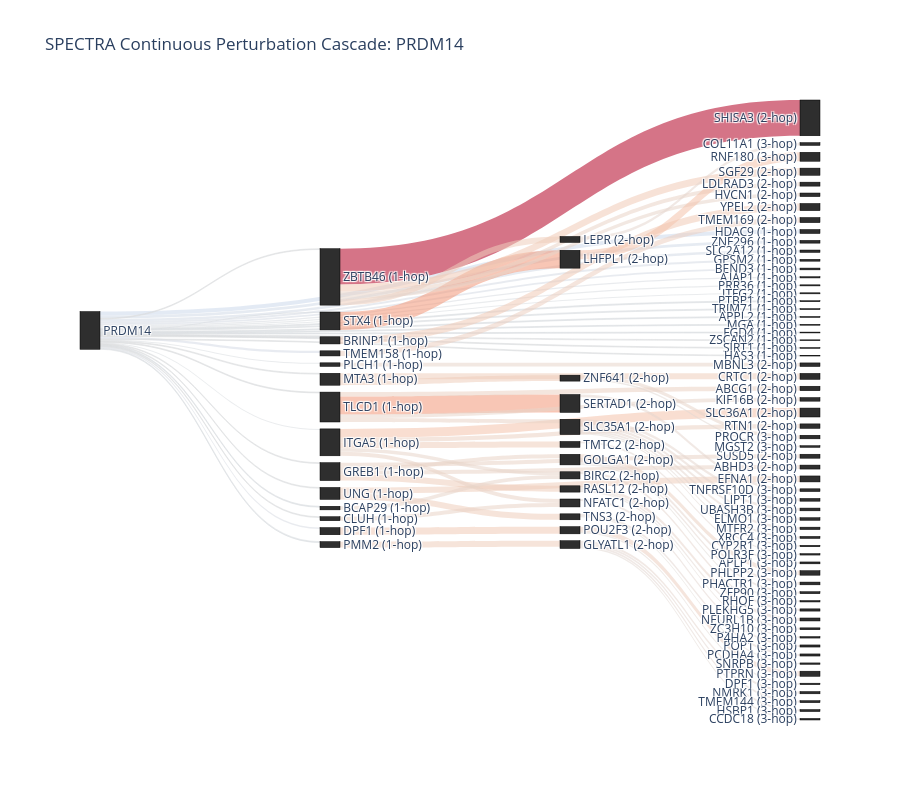

Write notebook code for a chart like this one.
### Code cell
import networkx as nx
import numpy as np
import matplotlib.pyplot as plt
import plotly.graph_objects as go

# --- Assume A_1, A_2, A_3 are available from your SPECTRA model ---
# A_layers = [A_1, A_2, A_3] 
# (Make sure they are in order of propagation)

labels = []
label_to_idx = {}
sources = []
targets = []
values = []
link_colors = []
link_customdata = []

all_signed_weights = []

def get_node_name(gene, hop):
    if hop == 0:
        return gene
    return f"{gene} ({hop}-hop)"

def get_node_idx(node_name):
    if node_name not in label_to_idx:
        label_to_idx[node_name] = len(labels)
        labels.append(node_name)
    return label_to_idx[node_name]

# Initialize the cascade with the perturbed target gene
current_sources = {target_gene}

# --- Step 1: Extract the continuous cascading edges ---
cascade_edges = [] # Store as (source_name, target_name, signed_weight, abs_weight)

for hop_idx, A in enumerate([A_1, A_2, A_3]):
    current_hop_num = hop_idx + 1
    
    A_dense = A.cpu().detach().numpy()
    A_dense[np.abs(A_dense) < minimum_signal] = 0.0
    
    G = nx.from_numpy_array(A_dense, create_using=nx.DiGraph)
    G = nx.relabel_nodes(G, idx_to_gene)
    G.remove_edges_from(nx.selfloop_edges(G))
    
    next_sources = set()
    layer_edges = []
    
    # Only look at edges flowing OUT of the genes we reached in the previous hop
    for source_gene in current_sources:
        if source_gene in G:
            for target_gene_dest in G.successors(source_gene):
                w = G[source_gene][target_gene_dest]['weight']
                layer_edges.append((source_gene, target_gene_dest, w, abs(w)))
                
    # Sort by strongest absolute signal and take top K
    layer_edges.sort(key=lambda x: x[3], reverse=True)
    top_layer_edges = layer_edges[:K_edges]
    
    # Format the names and add to our master cascade
    for src, tgt, w, abs_w in top_layer_edges:
        src_name = get_node_name(src, current_hop_num - 1)
        tgt_name = get_node_name(tgt, current_hop_num)
        
        cascade_edges.append((src_name, tgt_name, w, abs_w))
        next_sources.add(tgt) # These targets become the sources for the next hop!
        all_signed_weights.append(w)
        
    current_sources = next_sources

# --- Step 2: Global Color Bounds for Heterophily ---
max_abs_w = max([abs(w) for w in all_signed_weights]) if all_signed_weights else 1.0
vmin, vmax = -max_abs_w, max_abs_w

def get_rgba_color(weight, vmin, vmax, alpha=0.55):
    norm_w = (weight - vmin) / (vmax - vmin)
    rgba = plt.cm.coolwarm(norm_w)
    return f'rgba({int(rgba[0]*255)}, {int(rgba[1]*255)}, {int(rgba[2]*255)}, {alpha})'

# --- Step 3: Build Sankey Data ---
for src_name, tgt_name, w, abs_w in cascade_edges:
    sources.append(get_node_idx(src_name))
    targets.append(get_node_idx(tgt_name))
    values.append(abs_w)
    link_colors.append(get_rgba_color(w, vmin, vmax))
    link_customdata.append(w)

# --- Step 4: Render the Interactive Figure ---
fig = go.Figure(data=[go.Sankey(
    arrangement = "snap",
    node = dict(
        pad = 20,
        thickness = 20,
        line = dict(color = "black", width = 0.5),
        label = labels,
        color = "#2E2E2E"
    ),
    link = dict(
        source = sources,
        target = targets,
        value = values,
        color = link_colors,
        customdata = link_customdata,
        hovertemplate = '<b>%{source.label}</b> \u2192 <b>%{target.label}</b><br>Abs Signal Flow: %{value:.4f}<br>Learned Weight: %{customdata:.4f}<extra></extra>'
    )
)])

fig.update_layout(
    title_text=f"SPECTRA Continuous Perturbation Cascade: {target_gene}",
    font_size=12,
    height=800,
    plot_bgcolor='white'
)

fig.show()

### Figure 1 — Plotly figure (JSON) as saved in the notebook; plotly's stock layout.template omitted (floating-point values rounded to 4 significant figures)
{"data": [{"arrangement": "snap", "link": {"color": ["rgba(205, 217, 236, 0.55)", "rgba(210, 218, 231, 0.55)", "rgba(211, 219, 230, 0.55)", "rgba(213, 219, 229, 0.55)", "rgba(214, 219, 228, 0.55)", "rgba(214, 219, 228, 0.55)", "rgba(215, 219, 226, 0.55)", "rgba(216, 219, 225, 0.55)", "rgba(217, 220, 224, 0.55)", "rgba(217, 220, 224, 0.55)", "rgba(217, 220, 224, 0.55)", "rgba(217, 220, 224, 0.55)", "rgba(217, 220, 224, 0.55)", "rgba(217, 220, 224, 0.55)", "rgba(217, 220, 224, 0.55)", "rgba(217, 220, 224, 0.55)", "rgba(217, 220, 224, 0.55)", "rgba(217, 220, 224, 0.55)", "rgba(217, 220, 224, 0.55)", "rgba(217, 220, 224, 0.55)", "rgba(217, 220, 224, 0.55)", "rgba(218, 220, 223, 0.55)", "rgba(218, 220, 223, 0.55)", "rgba(218, 220, 223, 0.55)", "rgba(218, 220, 223, 0.55)", "rgba(218, 220, 223, 0.55)", "rgba(218, 220, 223, 0.55)", "rgba(218, 220, 223, 0.55)", "rgba(218, 220, 223, 0.55)", "rgba(218, 220, 223, 0.55)", "rgba(179, 3, 38, 0.55)", "rgba(243, 152, 121, 0.55)", "rgba(243, 152, 121, 0.55)", "rgba(244, 195, 171, 0.55)", "rgba(241, 202, 182, 0.55)", "rgba(241, 202, 182, 0.55)", "rgba(241, 202, 182, 0.55)", "rgba(239, 206, 188, 0.55)", "rgba(239, 206, 188, 0.55)", "rgba(239, 206, 188, 0.55)", "rgba(239, 206, 188, 0.55)", "rgba(239, 206, 188, 0.55)", "rgba(239, 206, 188, 0.55)", "rgba(239, 206, 188, 0.55)", "rgba(239, 206, 188, 0.55)", "rgba(237, 208, 193, 0.55)", "rgba(236, 210, 196, 0.55)", "rgba(236, 210, 196, 0.55)", "rgba(234, 211, 199, 0.55)", "rgba(234, 211, 199, 0.55)", "rgba(234, 211, 199, 0.55)", "rgba(234, 211, 199, 0.55)", "rgba(234, 211, 199, 0.55)", "rgba(234, 211, 199, 0.55)", "rgba(234, 211, 199, 0.55)", "rgba(232, 213, 202, 0.55)", "rgba(232, 213, 202, 0.55)", "rgba(232, 213, 202, 0.55)", "rgba(232, 213, 202, 0.55)", "rgba(232, 213, 202, 0.55)", "rgba(244, 195, 171, 0.55)", "rgba(237, 208, 193, 0.55)", "rgba(236, 210, 196, 0.55)", "rgba(232, 213, 202, 0.55)", "rgba(231, 214, 205, 0.55)", "rgba(230, 215, 207, 0.55)", "rgba(230, 215, 207, 0.55)", "rgba(230, 215, 207, 0.55)", "rgba(230, 215, 207, 0.55)", "rgba(230, 215, 207, 0.55)", "rgba(230, 215, 207, 0.55)", "rgba(229, 216, 208, 0.55)", "rgba(229, 216, 208, 0.55)", "rgba(229, 216, 208, 0.55)", "rgba(228, 216, 209, 0.55)", "rgba(228, 216, 209, 0.55)", "rgba(228, 216, 209, 0.55)", "rgba(228, 216, 209, 0.55)", "rgba(228, 216, 209, 0.55)", "rgba(228, 216, 209, 0.55)", "rgba(227, 217, 211, 0.55)", "rgba(227, 217, 211, 0.55)", "rgba(226, 217, 212, 0.55)", "rgba(226, 217, 212, 0.55)", "rgba(226, 217, 212, 0.55)", "rgba(226, 217, 212, 0.55)", "rgba(226, 217, 212, 0.55)", "rgba(226, 217, 212, 0.55)", "rgba(225, 218, 214, 0.55)", "rgba(225, 218, 214, 0.55)"], "customdata": [-0.1111, -0.07692, -0.06667, -0.0625, -0.05263, -0.05, -0.04167, -0.03333, -0.0303, -0.02941, -0.02941, -0.02941, -0.02857, -0.02778, -0.02703, -0.02632, -0.02632, -0.02564, -0.025, -0.025, -0.02381, -0.02326, -0.02326, -0.02326, -0.02326, -0.02326, -0.02273, -0.02222, -0.02174, -0.02174, 1, 0.5, 0.5, 0.25, 0.2, 0.2, 0.2, 0.1667, 0.1667, 0.1667, 0.1667, 0.1667, 0.1667, 0.1667, 0.1667, 0.1429, 0.125, 0.125, 0.1111, 0.1111, 0.1111, 0.1111, 0.1111, 0.1111, 0.1111, 0.1, 0.1, 0.1, 0.1, 0.1, 0.25, 0.1429, 0.125, 0.1, 0.08333, 0.07692, 0.07692, 0.07692, 0.07692, 0.07692, 0.07143, 0.06667, 0.0625, 0.0625, 0.05882, 0.05882, 0.05556, 0.05556, 0.05556, 0.05556, 0.05263, 0.05263, 0.04545, 0.04348, 0.04167, 0.04, 0.04, 0.04, 0.03846, 0.03846], "hovertemplate": "<b>%{source.label}</b> → <b>%{target.label}</b><br>Abs Signal Flow: %{value:.4f}<br>Learned Weight: %{customdata:.4f}<extra></extra>", "source": [0, 0, 0, 0, 0, 0, 0, 0, 0, 0, 0, 0, 0, 0, 0, 0, 0, 0, 0, 0, 0, 0, 0, 0, 0, 0, 0, 0, 0, 0, 30, 13, 26, 12, 30, 7, 19, 23, 23, 28, 30, 12, 22, 22, 17, 4, 12, 26, 25, 28, 28, 28, 30, 12, 26, 10, 30, 12, 18, 26, 32, 36, 51, 43, 40, 41, 51, 33, 54, 54, 54, 54, 57, 45, 39, 49, 51, 54, 45, 45, 42, 40, 43, 45, 36, 54, 54, 40, 51, 39], "target": [1, 2, 3, 4, 5, 6, 7, 8, 9, 10, 11, 12, 13, 14, 15, 16, 17, 18, 19, 20, 21, 22, 23, 24, 25, 26, 27, 28, 29, 30, 31, 32, 33, 34, 35, 36, 37, 38, 39, 40, 41, 42, 43, 44, 45, 46, 47, 48, 49, 50, 51, 52, 53, 49, 54, 55, 56, 57, 57, 58, 59, 60, 61, 62, 63, 64, 65, 66, 67, 68, 69, 70, 71, 72, 73, 74, 75, 76, 77, 78, 79, 80, 81, 82, 83, 84, 85, 86, 87, 88], "value": [0.1111, 0.07692, 0.06667, 0.0625, 0.05263, 0.05, 0.04167, 0.03333, 0.0303, 0.02941, 0.02941, 0.02941, 0.02857, 0.02778, 0.02703, 0.02632, 0.02632, 0.02564, 0.025, 0.025, 0.02381, 0.02326, 0.02326, 0.02326, 0.02326, 0.02326, 0.02273, 0.02222, 0.02174, 0.02174, 1, 0.5, 0.5, 0.25, 0.2, 0.2, 0.2, 0.1667, 0.1667, 0.1667, 0.1667, 0.1667, 0.1667, 0.1667, 0.1667, 0.1429, 0.125, 0.125, 0.1111, 0.1111, 0.1111, 0.1111, 0.1111, 0.1111, 0.1111, 0.1, 0.1, 0.1, 0.1, 0.1, 0.25, 0.1429, 0.125, 0.1, 0.08333, 0.07692, 0.07692, 0.07692, 0.07692, 0.07692, 0.07143, 0.06667, 0.0625, 0.0625, 0.05882, 0.05882, 0.05556, 0.05556, 0.05556, 0.05556, 0.05263, 0.05263, 0.04545, 0.04348, 0.04167, 0.04, 0.04, 0.04, 0.03846, 0.03846]}, "node": {"color": "#2E2E2E", "label": ["PRDM14", "HDAC9 (1-hop)", "ZNF296 (1-hop)", "SLC2A12 (1-hop)", "TMEM158 (1-hop)", "GPSM2 (1-hop)", "BEND3 (1-hop)", "DPF1 (1-hop)", "AJAP1 (1-hop)", "PRR36 (1-hop)", "PLCH1 (1-hop)", "ITFG2 (1-hop)", "ITGA5 (1-hop)", "STX4 (1-hop)", "PTBP1 (1-hop)", "TRIM71 (1-hop)", "APPL2 (1-hop)", "PMM2 (1-hop)", "BCAP29 (1-hop)", "BRINP1 (1-hop)", "MGA (1-hop)", "FGD4 (1-hop)", "MTA3 (1-hop)", "UNG (1-hop)", "ZSCAN2 (1-hop)", "CLUH (1-hop)", "TLCD1 (1-hop)", "SIRT1 (1-hop)", "GREB1 (1-hop)", "HAS3 (1-hop)", "ZBTB46 (1-hop)", "SHISA3 (2-hop)", "LHFPL1 (2-hop)", "SERTAD1 (2-hop)", "SLC36A1 (2-hop)", "SGF29 (2-hop)", "POU2F3 (2-hop)", "YPEL2 (2-hop)", "EFNA1 (2-hop)", "TNS3 (2-hop)", "RASL12 (2-hop)", "LEPR (2-hop)", "TMTC2 (2-hop)", "ZNF641 (2-hop)", "CRTC1 (2-hop)", "GLYATL1 (2-hop)", "TMEM169 (2-hop)", "RTN1 (2-hop)", "ABCG1 (2-hop)", "NFATC1 (2-hop)", "SUSD5 (2-hop)", "GOLGA1 (2-hop)", "ABHD3 (2-hop)", "LDLRAD3 (2-hop)", "SLC35A1 (2-hop)", "MBNL3 (2-hop)", "HVCN1 (2-hop)", "BIRC2 (2-hop)", "KIF16B (2-hop)", "RNF180 (3-hop)", "PTPRN (3-hop)", "PHLPP2 (3-hop)", "PROCR (3-hop)", "NEURL1B (3-hop)", "COL11A1 (3-hop)", "PHACTR1 (3-hop)", "TNFRSF10D (3-hop)", "LIPT1 (3-hop)", "UBASH3B (3-hop)", "ELMO1 (3-hop)", "MTFR2 (3-hop)", "PLEKHG5 (3-hop)", "NMRK1 (3-hop)", "PCDHA4 (3-hop)", "POP1 (3-hop)", "ZFP90 (3-hop)", "XRCC4 (3-hop)", "TMEM144 (3-hop)", "HSBP1 (3-hop)", "APLP1 (3-hop)", "ZC3H10 (3-hop)", "MGST2 (3-hop)", "CCDC18 (3-hop)", "DPF1 (3-hop)", "CYP2R1 (3-hop)", "POLR3F (3-hop)", "P4HA2 (3-hop)", "RHOF (3-hop)", "SNRPB (3-hop)"], "line": {"color": "black", "width": 0.5}, "pad": 20, "thickness": 20}, "type": "sankey"}], "layout": {"font": {"size": 12}, "height": 800, "plot_bgcolor": "white", "title": {"text": "SPECTRA Continuous Perturbation Cascade: PRDM14"}}}
